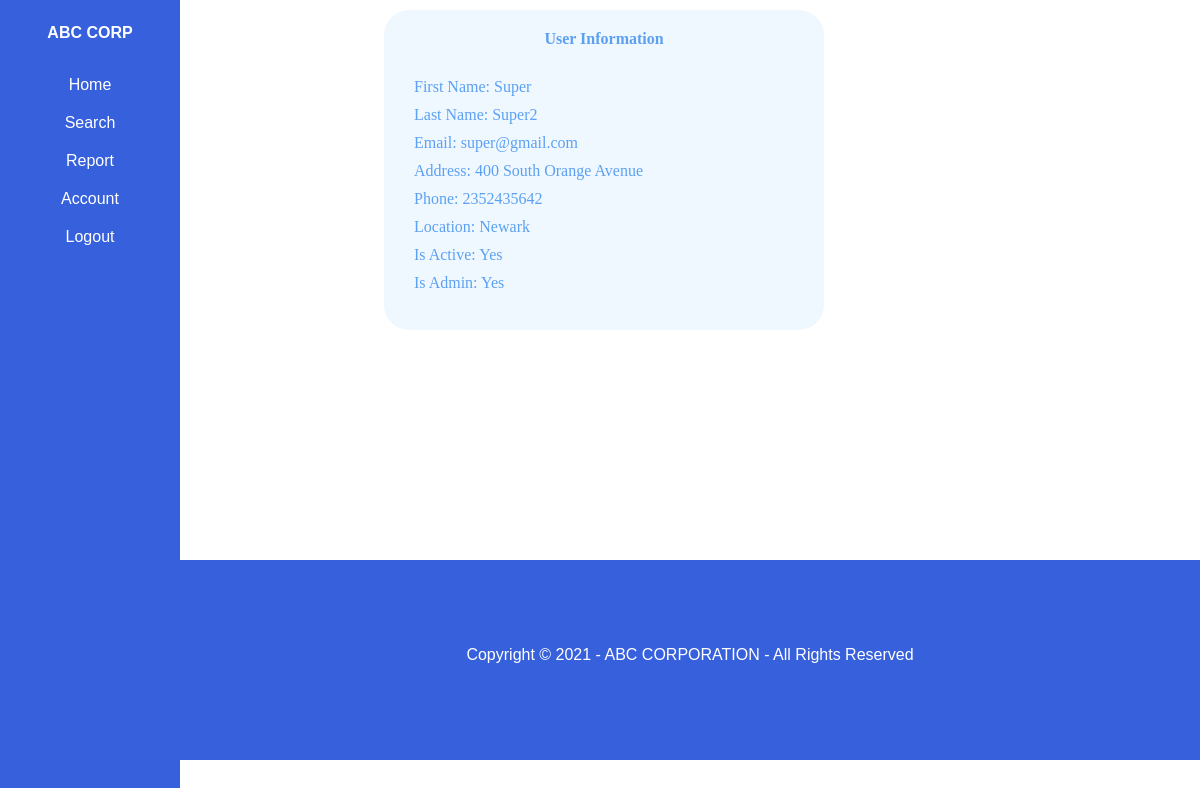
/displayUser/2 (signed in), run on an earlier commit of the app's database.
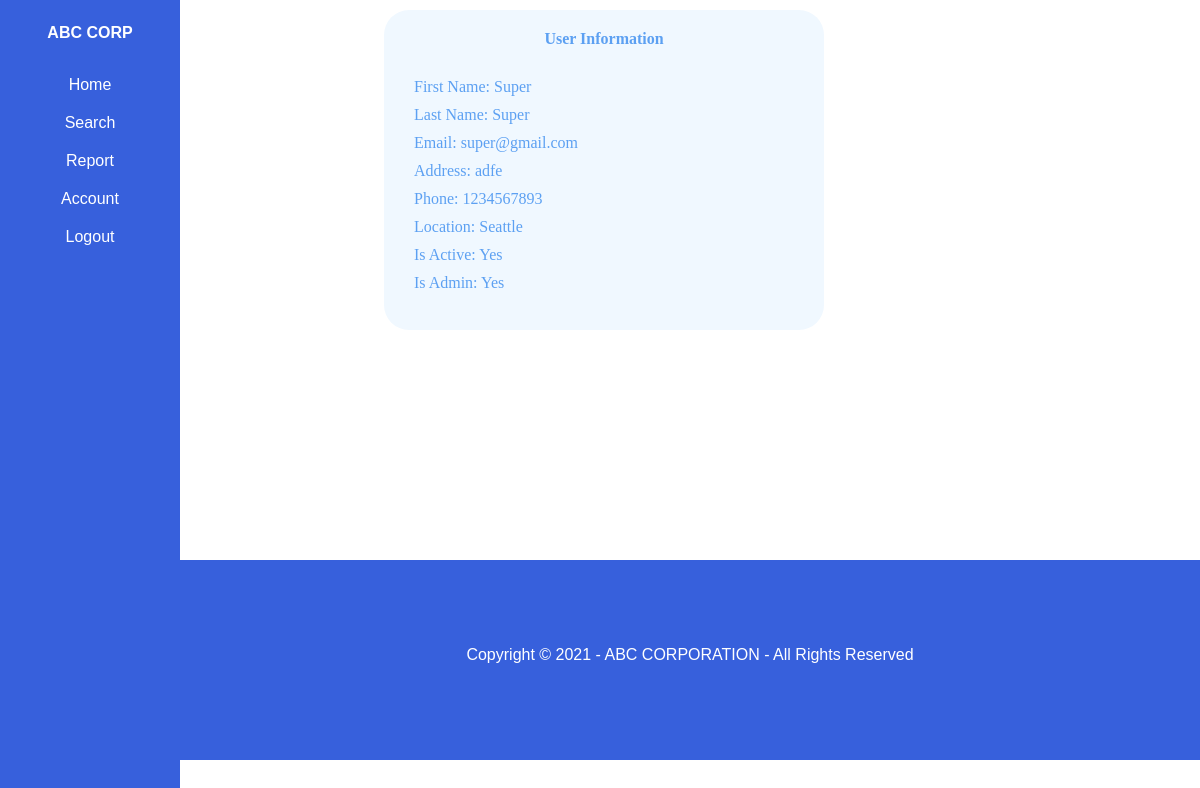
And on a later commit of the database.
### ABC_INVENTORY/models.py (models this page shows, shortened)
class User(AbstractBaseUser, PermissionsMixin):
    firstName = models.CharField(max_length=150, null=True)
    lastName = models.CharField(max_length=150, null=True)
    email = models.EmailField(gettext_lazy('email address'),unique=True)
    phone = models.CharField(max_length=25, null=True)
    address = models.CharField(max_length=150, null=True)
    officeLocation = models.ForeignKey(Location, null=True, on_delete=models.CASCADE)
    is_active = models.BooleanField(default=True)
    is_staff = models.BooleanField(default=True)
    is_admin = models.BooleanField(default=False)
    objects = CustomAccountManager()
    USERNAME_FIELD = 'email'
    REQUIRED_FIELDS = ['firstName','lastName']

class Location(models.Model):
    name = models.CharField(max_length=150, null=True)
    is_active = models.BooleanField(default=True)
    def __str__(self):
        return self.name

### ABC_INVENTORY/views.py (the view)
# urls.py: path('displayUser/<int:userId>', views.displayUser, name="displayUser"),
def displayUser(request, userId):
    u = User.objects.get(id=userId)
    date = datetime.date.today()
    navigationPage = 'usernav.html'
    if request.user.is_admin:
        navigationPage = 'adminnav.html'
    context = {'user':u, 'navigationPage' : navigationPage, 'date': date}
    return render(request, 'displayUser.html', context)

### ABC_INVENTORY/templates/displayUser.html (shortened to what this page needs)
{% extends navigationPage %}
{% load static %}
{% block content %}
    <!DOCTYPE html>
        <head>
              <link rel="stylesheet" type="text/css" href="{% static '/css/display.css' %}">
        </head>
        <body>
          <div class="container1">
            <div class="row justify-content-center">
              <div class="col-12 col-sm-6 col-md-3">
                <div class="box">
                  <div class="user-heading">
                    User Information
                  </div>
                  <div class="info">
                      <div class="user-info" id="fname">First Name: {{user.firstName}}</div>
                      <div class="user-info" id="lname">Last Name: {{user.lastName}}</div>
                      <div class="user-info" id="email">Email: {{user.email}}</div>
                      <div class="user-info" id="address">Address: {{user.address}}</div>
                      <div class="user-info" id="phone">Phone: {{user.phone}}</div>
                      <div class="user-info" id="location">Location: {{user.officeLocation}}</div>
                      {% if user.is_active %}
                        <div class="user-info" id="location">Is Active: Yes</div>
                      {% else %}
                        <div class="user-info" id="location">Is Active: No</div>
                      {% endif %}
                      {% if user.is_admin %}
                          <div class="user-info" id="location">Is Admin: Yes</div>
                      {% else %}
                          <div class="user-info" id="location">Is Admin: No</div>
                      {% endif %}
                  </div>
              </div>
            </div>
          </div>
        </body>
        <footer class="footer">
            <div id="footer-text">
                <p>Copyright &copy; {{date.year}} - ABC CORPORATION - All Rights Reserved</p>
            </div>
        </footer>
    </html>
{% endblock %}

### ABC_INVENTORY/templates/usernav.html (shortened to what this page needs)
{% load static %}
<!DOCTYPE html>
<html>
<head>
  <link rel="stylesheet" type="text/css" href="{% static '/css/navigation.css' %}">
</head>
<body>
<ul>
  <p id="head">ABC CORP</p>
  <li class="dropdown"><a class="home dropbtn" href="{% url 'home' %}">Home</a></li>
  <li class="dropdown">
    <a href="javascript:void(0)" class ="search dropbtn">Search</a>
  </li>
  <li class="dropdown"><a href="{% url 'export' %}" class ="report dropbtn">Report</a></li>
  <li class="dropdown"><a href="{% url 'account' %}" class ="account dropbtn">Account</a></li>
  <li class="dropdown"><a href="{% url 'logout' %}" class ="logout dropbtn">Logout</a></li>
</ul>
{% block content%}
{% endblock %}
</body>
</html>

### static/css/navigation.css (style rules this page uses)
body { margin: 0; }
#head { color: white; padding: 8px 16px; font-family: Verdana, Helvetica, sans-serif; text-align: center; font-weight: bold; }
ul { list-style-type: none; margin: 0; padding: 0; background-color: rgb(55, 96, 220); overflow: visible; position: fixed; z-index: 1; width: 15%; height: 2200px; }
li a, .dropbtn { display: block; color: white; text-align: center; padding-top: 10px; padding-bottom: 10px; width: 100%; text-decoration: none; font-family: Verdana, Helvetica, sans-serif; }
li.dropdown { display: inline-block; width: 100%; position: relative; }

### static/css/display.css (style rules this page uses)
.footer { margin-top: 230px; background-color: rgb(55, 96, 220); height: 200px; }
#footer-text { font-family: Verdana, Helvetica, sans-serif; color: white; text-align: center; padding-top: 70px; }
.box { background-color: #f0f8ff; width: 400px; height: 280px; padding: 20px; border-radius: 25px; bottom: 10px; margin-left: 20%; }
.user-heading { margin: auto; text-align: center; font-family: Georgia; color: #5ca0f2; font-weight: bold; border-radius: 25px; }
.user-info { margin: auto; text-align: left; margin-left: 10px; font-family: Georgia; color: #5ca0f2; margin-top: 10px; }
.info { margin-top: 30px; }
.container1 { margin-left: 15%; padding-top: 10px; }

What changed in the data, as far as the page shows it:
changed User "Super": lastName "Super2" → "Super"; address "400 South Orange Avenue" → "adfe"; phone "2352435642" → "1234567893"; officeLocation "Newark" → "Seattle"
